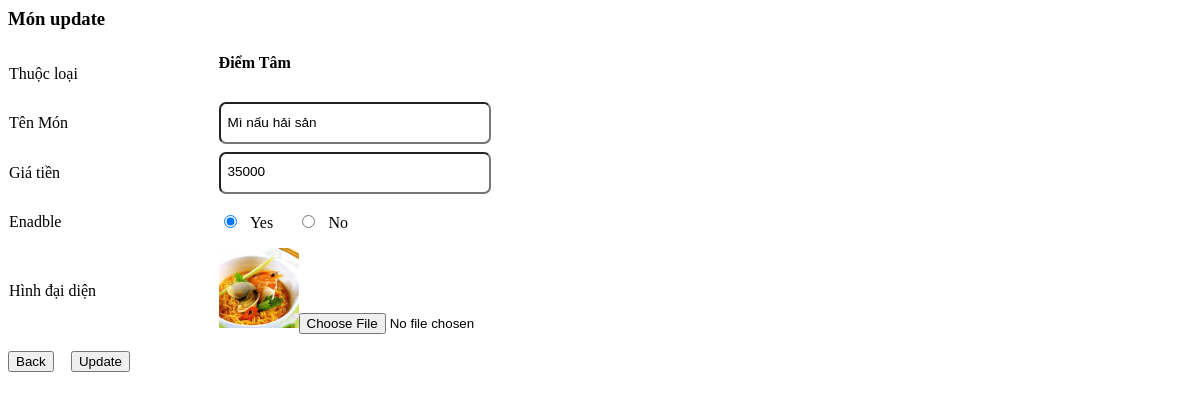
The app's page /admin/moduleAM/mon_update.php?idMon=1 with its own data.
### tables this page shows
CREATE TABLE IF NOT EXISTS `dmmon` (
  `idMon` int(11) unsigned NOT NULL AUTO_INCREMENT,
  `idLoai` int(11) NOT NULL,
  `tenmon` varchar(30) NOT NULL DEFAULT '',
  `giatien` int(11) NOT NULL,
  `urlhinh` varchar(30) DEFAULT NULL,
  `anhien` tinyint(4) DEFAULT NULL,
  PRIMARY KEY (`idMon`)
);

CREATE TABLE IF NOT EXISTS `dmloai` (
  `idLoai` int(11) unsigned NOT NULL AUTO_INCREMENT,
  `tenloai` varchar(30) NOT NULL DEFAULT '',
  `anhien` tinyint(4) DEFAULT NULL,
  PRIMARY KEY (`idLoai`)
);

### admin/moduleAM/mon_update.php (the view, shortened to what this page needs)
<?php
	$idMon = $_GET['idMon'];
	$sql = "SELECT a.`tenloai`,b.`tenmon`,b.`giatien`,b.`urlhinh`,b.`anhien` from `dmloai` a, `dmmon` b where a.`idLoai`=b.`idLoai` and `idMon` = '$idMon'";
	$rs = mysql_query($sql);
	$r = mysql_fetch_assoc($rs);
?>
<div role="main">
	<div class="wapper" id="mon_update">
		<h3>Món update</h3>
		<form data-validate="parsley" data-show-errors="true" action="" method="post" id="monupdate_form" enctype="multipart/form-data">
			<table id="dangky">
				<tr>
					<td>Thuộc loại </td>
					<td><h4><?php echo($r['tenloai']);?></h4></td>
				</tr>
				<tr>
					<td width="20%">Tên Món </td>
					<td width="30%"><input type="text" name="tenmon" id="tenmon" data-required="true" data-trigger="focusin focusout" data-minlength="6" data-error-container="#errorFullname" class="siginput" value="<?php echo($r['tenmon']);?>"></td>
					<td width="50%" id="errorFullname"></td>
				</tr>
				<tr>
					<td>Giá tiền </td>
					<td><input type="text" name="giatien" id="giatien" data-required="true" data-trigger="focusin focusout" data-type="number" data-error-container="#errorGiatien" class="siginput" value="<?php echo($r['giatien']);?>"></td>
					<td id="errorGiatien"></td>
				</tr>
				<tr>
					<td>Enadble</td>
					<td><label style="margin-right: 1.5em;"><input <?php if($r['anhien']==1) echo('checked="checked"');?> style="margin-right:1em;" type="radio" name="anhien" value="1">Yes</label><label><input <?php if($r['anhien']==0) echo('checked="checked"');?> style="margin-right:1em;" type="radio" name="anhien" value="0">No</label></td>
					<td></td>
				</tr>
				<tr>
					<td>Hình đại diện</td>
					<td><img src="../img/sanpham/<?php echo $r['urlhinh'];?>" alt="hinhdaidien" width="80" height="80" /><input type="file" name="UrlHinh"></td>
				</tr>
			</table>
			<p>
				<button type="button" class="button" style="margin-right:1em" onclick="history.back()">Back</button>
				<input type="submit" class="button" value="Update">
			</p>
		</form>
	</div>
</div>

### admin/moduleAM/mon_update.php (style rules this page uses)
.siginput { font-size: 0.85em; line-height: 1.8em; width: 20em; display: block; margin-top: auto; margin-bottom: auto; padding: 0.5em; -webkit-border-radius: 7px; -moz-border-radius: 7px; border-radius: 7px; }
table { border-collapse: collapse; }
table td { border: none; }
table#dangky { width: 90%; }
table#dangky td { vertical-align: middle; height: 3.1em; }

### records on screen
dmmon: idLoai.tenloai "Điểm Tâm", tenmon "Mì nấu hải sản", giatien "35000", anhien "☑ Yes", anhien "☐ No", urlhinh (picture)
